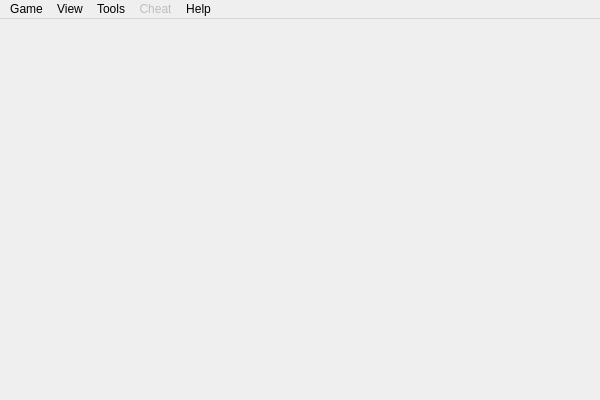
<?xml version="1.0" encoding="UTF-8"?>
<ui version="4.0">
 <class>MainWindow</class>
 <widget class="QMainWindow" name="MainWindow">
  <property name="geometry">
   <rect>
    <x>0</x>
    <y>0</y>
    <width>600</width>
    <height>400</height>
   </rect>
  </property>
  <property name="windowTitle">
   <string>TouhouSatsu</string>
  </property>
  <widget class="QWidget" name="centralWidget"/>
  <widget class="QMenuBar" name="menuBar">
   <property name="geometry">
    <rect>
     <x>0</x>
     <y>0</y>
     <width>600</width>
     <height>26</height>
    </rect>
   </property>
   <widget class="QMenu" name="menuGame">
    <property name="title">
     <string>Game</string>
    </property>
    <addaction name="actionLogin"/>
    <addaction name="actionStart_Game"/>
    <addaction name="actionStart_Server"/>
    <addaction name="actionPC_Console_Start"/>
    <addaction name="actionReplay"/>
    <addaction name="actionExit"/>
   </widget>
   <widget class="QMenu" name="menuOptions">
    <property name="title">
     <string>Tools</string>
    </property>
    <addaction name="actionConfigure"/>
    <addaction name="actionGeneral_Overview"/>
    <addaction name="actionCard_Overview"/>
    <addaction name="actionView_ban_list"/>
    <addaction name="actionBroadcast"/>
    <addaction name="actionReplay_file_convert"/>
    <addaction name="actionRecord_analysis"/>
    <addaction name="separator"/>
    <addaction name="actionEnable_Hotkey"/>
    <addaction name="actionNever_nullify_my_trick"/>
    <addaction name="actionView_Discarded"/>
    <addaction name="actionView_distance"/>
    <addaction name="actionServerInformation"/>
    <addaction name="actionSurrender"/>
    <addaction name="actionSaveRecord"/>
   </widget>
   <widget class="QMenu" name="menuHelp">
    <property name="title">
     <string>Help</string>
    </property>
    <addaction name="actionAbout"/>
    <addaction name="actionAbout_Us"/>
    <addaction name="actionAbout_Qt"/>
    <addaction name="actionAbout_GPLv3"/>
    <addaction name="actionAbout_Lua"/>
    <addaction name="actionAbout_fmod"/>
    <addaction name="separator"/>
    <addaction name="actionAcknowledgement_2"/>
    <addaction name="separator"/>
    <addaction name="actionRole_assign_table"/>
   </widget>
   <widget class="QMenu" name="menuView">
    <property name="title">
     <string>View</string>
    </property>
    <addaction name="actionShow_Hide_Menu"/>
    <addaction name="actionFullscreen"/>
    <addaction name="actionMinimize_to_system_tray"/>
   </widget>
   <widget class="QMenu" name="menuCheat">
    <property name="enabled">
     <bool>false</bool>
    </property>
    <property name="title">
     <string>Cheat</string>
    </property>
    <addaction name="actionDamage_maker"/>
    <addaction name="actionDeath_note"/>
    <addaction name="actionRevive_wand"/>
    <addaction name="actionExecute_script_at_server_side"/>
   </widget>
   <addaction name="menuGame"/>
   <addaction name="menuView"/>
   <addaction name="menuOptions"/>
   <addaction name="menuCheat"/>
   <addaction name="menuHelp"/>
  </widget>
  <action name="actionExit">
   <property name="text">
    <string>Exit</string>
   </property>
  </action>
  <action name="actionConfigure">
   <property name="enabled">
    <bool>true</bool>
   </property>
   <property name="icon">
    <iconset>
     <normaloff>../image/system/settings.png</normaloff>../image/system/settings.png</iconset>
   </property>
   <property name="text">
    <string>Configure</string>
   </property>
  </action>
  <action name="actionStart_Server">
   <property name="text">
    <string>Start server</string>
   </property>
   <property name="shortcut">
    <string>Ctrl+S</string>
   </property>
  </action>
  <action name="actionStart_Game">
   <property name="text">
    <string>Start game</string>
   </property>
   <property name="shortcut">
    <string>Ctrl+G</string>
   </property>
  </action>
  <action name="actionGeneral_Overview">
   <property name="text">
    <string>General overview</string>
   </property>
   <property name="shortcut">
    <string>Ctrl+E</string>
   </property>
  </action>
  <action name="actionAbout">
   <property name="text">
    <string>About</string>
   </property>
  </action>
  <action name="actionCard_Overview">
   <property name="text">
    <string>Card overview</string>
   </property>
   <property name="shortcut">
    <string>Ctrl+R</string>
   </property>
  </action>
  <action name="actionEnable_Hotkey">
   <property name="checkable">
    <bool>true</bool>
   </property>
   <property name="text">
    <string>Enable hotkey</string>
   </property>
  </action>
  <action name="actionAbout_Qt">
   <property name="text">
    <string>About Qt</string>
   </property>
  </action>
  <action name="actionView_Discarded">
   <property name="enabled">
    <bool>false</bool>
   </property>
   <property name="text">
    <string>View Discarded</string>
   </property>
   <property name="shortcut">
    <string>Ctrl+D</string>
   </property>
  </action>
  <action name="actionView_distance">
   <property name="enabled">
    <bool>false</bool>
   </property>
   <property name="text">
    <string>View distance</string>
   </property>
   <property name="shortcut">
    <string>Ctrl+I</string>
   </property>
  </action>
  <action name="actionServerInformation">
   <property name="enabled">
    <bool>false</bool>
   </property>
   <property name="text">
    <string>Server information</string>
   </property>
  </action>
  <action name="actionReplay">
   <property name="text">
    <string>Replay</string>
   </property>
  </action>
  <action name="actionSaveRecord">
   <property name="enabled">
    <bool>false</bool>
   </property>
   <property name="text">
    <string>Save battle record</string>
   </property>
  </action>
  <action name="actionFullscreen">
   <property name="text">
    <string>Fullscreen</string>
   </property>
   <property name="shortcut">
    <string>Alt+Return</string>
   </property>
  </action>
  <action name="actionShow_Hide_Menu">
   <property name="text">
    <string>Show/Hide menu</string>
   </property>
   <property name="shortcut">
    <string>Alt+M</string>
   </property>
  </action>
  <action name="actionSurrender">
   <property name="enabled">
    <bool>false</bool>
   </property>
   <property name="text">
    <string>Surrender</string>
   </property>
  </action>
  <action name="actionMinimize_to_system_tray">
   <property name="text">
    <string>Minimize to system tray</string>
   </property>
   <property name="shortcut">
    <string>Alt+S</string>
   </property>
  </action>
  <action name="actionRole_assign_table">
   <property name="text">
    <string>Role assign table</string>
   </property>
  </action>
  <action name="actionScenario_Overview">
   <property name="text">
    <string>Scenario overview</string>
   </property>
  </action>
  <action name="actionScript_editor">
   <property name="enabled">
    <bool>true</bool>
   </property>
   <property name="text">
    <string>Script editor</string>
   </property>
  </action>
  <action name="actionBroadcast">
   <property name="text">
    <string>Broadcast ...</string>
   </property>
  </action>
  <action name="actionAcknowledgement">
   <property name="text">
    <string>Acknowledgement</string>
   </property>
  </action>
  <action name="actionDamage_maker">
   <property name="enabled">
    <bool>true</bool>
   </property>
   <property name="text">
    <string>Damage maker</string>
   </property>
  </action>
  <action name="actionExpand_dashboard">
   <property name="checkable">
    <bool>true</bool>
   </property>
   <property name="text">
    <string>Expand dashboard</string>
   </property>
  </action>
  <action name="actionDeath_note">
   <property name="text">
    <string>Death note ...</string>
   </property>
  </action>
  <action name="actionRevive_wand">
   <property name="text">
    <string>Revive wand ...</string>
   </property>
  </action>
  <action name="actionCard_editor">
   <property name="text">
    <string>Card editor ...</string>
   </property>
   <property name="shortcut">
    <string>Ctrl+T</string>
   </property>
  </action>
  <action name="actionPC_Console_Start">
   <property name="text">
    <string>PC Console Start</string>
   </property>
  </action>
  <action name="actionPackaging">
   <property name="text">
    <string>Package manager ...</string>
   </property>
   <property name="shortcut">
    <string>Ctrl+P</string>
   </property>
  </action>
  <action name="actionAI_Melee">
   <property name="text">
    <string>AI Melee</string>
   </property>
   <property name="shortcut">
    <string>Ctrl+M</string>
   </property>
  </action>
  <action name="actionReplay_file_convert">
   <property name="text">
    <string>Replay file convert ...</string>
   </property>
  </action>
  <action name="actionSend_lowlevel_command">
   <property name="text">
    <string>Send lowlevel command ...</string>
   </property>
  </action>
  <action name="actionView_ban_list">
   <property name="text">
    <string>View ban list</string>
   </property>
  </action>
  <action name="actionAbout_fmod">
   <property name="text">
    <string>About fmod</string>
   </property>
  </action>
  <action name="actionAbout_Lua">
   <property name="text">
    <string>About Lua</string>
   </property>
  </action>
  <action name="actionExecute_script_at_server_side">
   <property name="text">
    <string>Execute script at server side ...</string>
   </property>
  </action>
  <action name="actionRecord_analysis">
   <property name="text">
    <string>Record analysis</string>
   </property>
  </action>
  <action name="actionAbout_GPLv3">
   <property name="text">
    <string>About GPLv3</string>
   </property>
  </action>
  <action name="actionNever_nullify_my_trick">
   <property name="checkable">
    <bool>true</bool>
   </property>
   <property name="text">
    <string>Never nullify my trick</string>
   </property>
  </action>
  <action name="actionAcknowledgement_2">
   <property name="text">
    <string>Acknowledgement</string>
   </property>
  </action>
  <action name="actionAbout_Us">
   <property name="text">
    <string>About Us</string>
   </property>
  </action>
  <action name="actionLogin">
   <property name="text">
    <string>Login</string>
   </property>
  </action>
  <action name="actionUser_Info">
   <property name="text">
    <string>User Info</string>
   </property>
  </action>
  <action name="actionDocumentation">
   <property name="text">
    <string>Documentation</string>
   </property>
  </action>
  <action name="actionBack">
   <property name="text">
    <string>Back</string>
   </property>
  </action>
  <action name="actionReward_Overview">
   <property name="text">
    <string>Reward Overview</string>
   </property>
  </action>
 </widget>
 <layoutdefault spacing="6" margin="11"/>
 <resources/>
 <connections/>
</ui>
